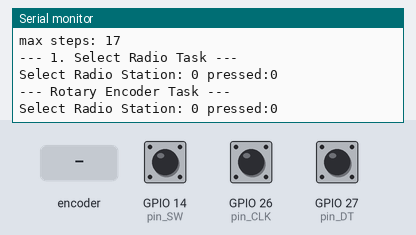
A program run on a simulated ESP32. Parts: the last lines printed to the serial monitor. Inputs (shaded band) come from the test bench; at power-on: GPIO 14 (pin_SW) HIGH, GPIO 26 (pin_CLK) HIGH, GPIO 27 (pin_DT) HIGH.

Above: at 2.2 s.
2.3 s: rotary encoder on GPIO 26 (pin_CLK) / GPIO 27 (pin_DT) turned 1 step (first pin leading)
At 3.7 s:
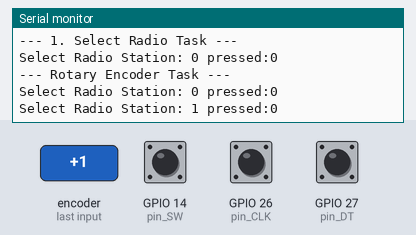
4.0 s: GPIO 14 (pin_SW) pulled LOW for 0.15 s
At 5.4 s:
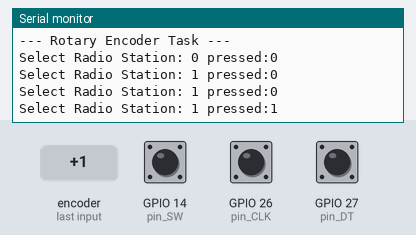
5.6 s: rotary encoder on GPIO 26 (pin_CLK) / GPIO 27 (pin_DT) turned 1 step (first pin leading)
At 6.8 s:
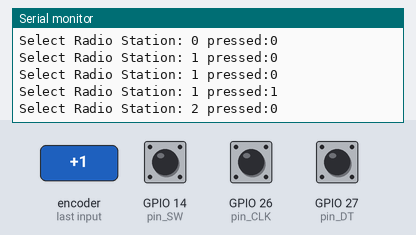
7.3 s: GPIO 14 (pin_SW) pulled LOW for 1 s
At 8.8 s:
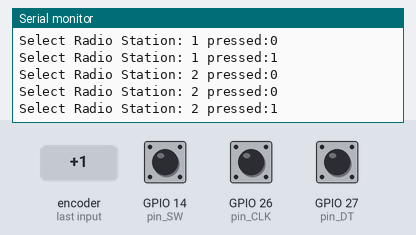
Timing chart, 0 to 10.3 s (numbered marks = the images above; inputs shaded):
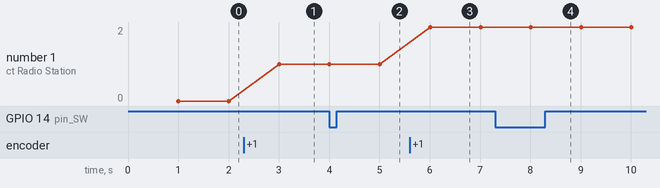

Measured:
- after the input at 2.3 s, the serial monitor: prints a new line after 0.71 s (image 1)
- after the input at 4.0 s, the serial monitor: prints a new line after 1.0 s (image 2)
- after the input at 5.6 s, the serial monitor: prints a new line after 0.41 s (image 3)
- after the input at 7.3 s, the serial monitor: prints a new line after 0.71 s (image 4)
- plotted number 1: 1 → 2 after the input at 5.6 s

The program:

main.cpp
```cpp
#include <tasksConfig.h>
#include <createAllTasks.h>

// Initialize the semaphore defined in rotaryEncoderTask.h to protect the
// struct Coder.
//
SemaphoreHandle_t sMutex = NULL;


void setup()
{
  Serial.begin(115200);
  vTaskDelay(1000 / portTICK_PERIOD_MS);	// Stabilize serial

  Serial.println("\n--- Encoder Station FreeRTOS 00 ---\n");

  pinMode(pin_CLK, INPUT_PULLUP);
  pinMode(pin_DT, INPUT_PULLUP);
  pinMode(pin_SW, INPUT_PULLUP);

  Serial.printf("max steps: %d\n", MAX_INDEX);

  // Create the mutual exclusive semaphore
  //
  sMutex = xSemaphoreCreateMutex();

  createAllTasks();
}

void loop()
{}
```

createAllTasks.h
```cpp
/*
* Prototype for the init function
*/
#ifndef CREATE_ALL_TASKS_H
#define createAllTasks_h
void createAllTasks();

#endif
```

rotaryEncoderTask.h
```cpp
/*
* Protype and other specific for this task
*/
#ifndef ROTARY_ENCODER_TASK_H
#define rotaryEncoderTask_h

#define pin_CLK   26
#define pin_DT    27
#define pin_SW    14    // Is 34 by default HIGH?
#define MAX_INDEX 17    // 17 Radio Stations
#define ENC_STEPS  4    // Number of steps between detents

// Define the semaphore here and give it a value in main.cpp so it
// can be used in this task.
//
extern SemaphoreHandle_t sMutex;

// These are the only valid steps when:
// coder pin_A [pin_CLK] H  L  L  H  H
// coder pin_B [pin_DT]  H  H  L  L  H
//	CW encoder movement: 3->1->0->2->3
// CCW encoder movement: 3<-1<-0<-2<-3
//
// The 4 encoder steps between each detent are
// represented in the STATE_MATRIX array below:
//					  newState =
//					  0   1   2   3
//	oldState = 0 => { 0, -1,  1,  0},
//	oldState = 1 => { 1,  0,  0, -1},
//	oldState = 2 => {-1,  0,  0,  1},
//	oldState = 3 => { 0,  1, -1,  0}
//
// int STATE_MATRIX[4][4] = {
// 		{ 0, -1,  1,  0},
// 		{ 1,  0,  0, -1},
// 		{-1,  0,  0,  1},
// 		{ 0,  1, -1,  0}
// };

void rotaryEncoderTask(void *param);

#endif
```

selectRadioTask.h
```cpp
/*
* Protype and other specifics for this task
*/
#ifndef SELECT_RADIO_TASK_H
#define selectRadioTask_h

void selectRadioTask(void * param);
//void processRadioSelection(struct Coder *pCoder);

#endif
```

createAllTasks.cpp
```cpp
#include <stdlib.h>
#include <tasksConfig.h>

void createAllTasks()
{
    // All xTaskCreate... goes here and utilize the macros created
    // in taskConfig.h

    // Be very carefull about the ordening of tasks because they
    // start running as soon as they're created.

    xTaskCreatePinnedToCore(
        rotaryEncoderTask,
        "Rotary Encoder Task",
        2048,
        NULL,
        1,
        NULL,
        1);

    xTaskCreatePinnedToCore(
        selectRadioTask,
        "Select Radio Task",
        4096,
        NULL,
        1,
        NULL,
        1);

}   // end createAllTasks()
```

rotaryEncoderTask.cpp
```cpp
/*
* Implementation of rotaryEncoderTask()
*
* This tasks job is to generate with the help of a rotary encoder the index
* to display a radio stations name. After pressing the encoder's switch the
* index is then used to change to that radio station.
* Display and change of the radio station are handled in a separate task.
*/
#include <tasksConfig.h>
#include <stdint.h>     // for uint8_t

// This initialization of the struct Coder allocates memory for the variable
// "coder" and initializes it with values: 0 and false.
//
struct Coder coder = {0, false};
//struct Coder *pCoder;

void rotaryEncoderTask(void *param)
{
    uint8_t pin_A, pin_B, oldState, newState, oldCoderIndex, newCoderIndex;
    long int dirIndex = 0;	// signed integer

    // The purpose and use of this array is explained in the docs. And more
    // or less in rotaryEncoderTask.h
    //
    int STATE_MATRIX[4][4] = {
            { 0, -1,  1,  0},
            { 1,  0,  0, -1},
            {-1,  0,  0,  1},
            { 0,  1, -1,  0}
    };

    // From one detent to another there are 4 steps
    //
    pin_B = digitalRead(pin_DT);		// pin_B = 0 | 1
    pin_A = digitalRead(pin_CLK);		// pin_A = 0 | 1

    oldState = (pin_B | (pin_A << 1)); 	// CW: 3, 1, 0, 2, 3
    oldCoderIndex = 0;
    newCoderIndex = 0;

    Serial.printf("\n--- Rotary Encoder Task ---\n");

    // For-Ever-Loop
    // =============
    //
    for(;;)
    {
        pin_B = digitalRead(pin_DT);		// pin_B = 0 | 1
        pin_A = digitalRead(pin_CLK);		// pin_A = 0 | 1
        newState = (pin_B | (pin_A << 1)); 	// 3, 1, 0, 2

        if (oldState != newState)
        {
            // The encoder has been rotated. Between each detent it runs through
            // all ENC_STEPS. While turning right [CW] incrementing dirIndex.
            //
            dirIndex += STATE_MATRIX[oldState][newState];
            //Serial.printf("dirIndex: %ld\n", dirIndex);

            if (newState == 3)
            {
                // newCoderIndex * 4 = dirIndex
                //
                newCoderIndex = (dirIndex >> 2);
                //Serial.printf("1. newCoderIndex: %d dirIndex: %ld\n\n",
                //                              newCoderIndex, dirIndex);

                // The occurence of -ENC_STEPS takes place when rotating the
                // coder CCW. Then newCoderIndex should change from MAX_INDEX
                // to (MAX_INDEX -1) and when rotating CCW continues, it should
                // remain counting down.
                //
                if (dirIndex == -ENC_STEPS)
                {
                    newCoderIndex = MAX_INDEX;
                    dirIndex      = MAX_INDEX * ENC_STEPS;
                }

                if (newCoderIndex > MAX_INDEX)
                {
                    newCoderIndex = 0;
                    dirIndex      = 0;
                }

                if (oldCoderIndex != newCoderIndex)
                {
                    // This is the value of newCoderIndex we can use as index
                    // to select a new radio station.
                    // Here we can switch to another task to update the display
                    // of a radio stations name. We protect this with a mutex.
                    //
                    //Serial.printf("Rotary newCoderIndex: %d\n", newCoderIndex);

                    if (sMutex != NULL)
                    {
                        if (xSemaphoreTake(sMutex, (TickType_t) 10) == pdTRUE)
                        {
                            coder.index  = newCoderIndex;
                            coder.select = false;
                            // pCoder->index  = newCoderIndex;
                            // pCoder->select = false;
                            // When done
                            xSemaphoreGive(sMutex);

                            // taskYIELD() is used to request a context switch
                            // to another task.
                            taskYIELD();
                        }
                        // If the semaphore could not be obained within 10 ticks
                        // just move on.
                    }   // end if sMutex

                    // Serial.printf("Rotary coder.index: %d coder.select: %d\n",
                    //                                 coder.index, coder.select);

                    oldCoderIndex = newCoderIndex;

                }   // end if oldCoderIndex

            }	// end if (newState == 3)

            oldState = newState;

        }	// end if (oldState != NewState)

        // Check for the encoder switch pressed to change to another radio
        // station.
        //
        if (digitalRead(pin_SW) == LOW)
        {
            // In here we must switch to another task to update the change
            // to another radio station. We protect this with a mutex
            //
            vTaskDelay(500 / portTICK_PERIOD_MS);

            if (sMutex != NULL)
            {
                if (xSemaphoreTake(sMutex, (TickType_t) 10) == pdTRUE)
                {
                    // pCoder->select = true;
                    coder.select = true;
                    xSemaphoreGive(sMutex);

                    // taskYIELD() is used to request a context switch
                    // to another task.
                    taskYIELD();
                }
                // If the semaphore could not be obained within 10 ticks
                // just move on.
            }   // end if sMutex

        }   // if end digitalRead()

    }   // end for-ever-loop()

}   // end rotaryEncoderTask(void *param)
```

selectRadioTask.cpp
```cpp
/*
* Implementation of selectRadioTask()
*
* This tasks job is to generate with the help of a rotary encoder the index
* to display a radio stations name. After pressing the encoder's switch the
* index is then used to change to that radio station.
* Display and change of the radio station are handled in a separate task.
*/
#include <tasksConfig.h>
//#include <radioStations.h>
//#include <stdint.h>     // for uint8_t


void selectRadioTask(void *param)
{
  Serial.printf("\n--- 1. Select Radio Task ---\n");

  // for-ever-loop
  // =============
  //
  for (;;)
  {
    // Serial.printf("--- 2. Select Radio Task ---\n");

    if (sMutex != NULL)
    {
      if (xSemaphoreTake(sMutex, (TickType_t) 10) == pdTRUE)
      {
        Serial.printf("Select Radio Station: %d pressed:%d\n",
                                coder.index, coder.select);

        //processRadioSelection(pCoder);

        xSemaphoreGive(sMutex);
      }

    } // end if-mutex

    // Serial.printf("\nRadio Station: %d pressed:%d\n",
    //                         coder.index, coder.select);

    vTaskDelay(1000 / portTICK_PERIOD_MS);

  } // end for-ever-loop()

}   // end selectRadioTask()

/*
* Laad aan de hand van pCoder->index de betreffende struct met radio
* station gegevens uit de array met radio stations.
* Als een radio station is geselecteerd: if (pCoder.select)
*   Maak contact met dat radio station en speel het af
*   Dit is een actie die we overdragen aan een andere task
* else
*   Als indexOudRadioStation != indexNewRadioStation
*       Laad de struct met gegevens van het nieuwe radio station
*       Toon de naam van het radio station
*   end
* end
*/
// void processRadioSelection(struct Coder *pCoder)
// {
//     Serial.printf("\nRadioStat.host: %s\n", sRadioStat[pCoder->index].host);
//     Serial.printf("RadioStat.path: %s\n", sRadioStat[pCoder->index].path);
//     Serial.printf("RadioStat.port: %d\n", sRadioStat[pCoder->index].port);
//     Serial.printf("RadioStat.name: %s\n", sRadioStat[pCoder->index].name);
//     Serial.printf("RadioStat.meta: %d\n", sRadioStat[pCoder->index].meta);

// }   // end processRadioSelection()
```

tasksConfig.h
```cpp
/*
* Put all config for the whole project here.
* Define all macros for the project
*/
#ifndef TASKS_CONFIG_H
#define tasksConfig_h

#include <arduino.h>   // Equal to: #include <FreeRTOS.h>
#include <rotaryEncoderTask.h>
#include <selectRadioTask.h>

// A struct to "transport" variables to the task that is responsible for
// displaying a radio stations name indicated by "index" and to change to
// the selected radio station when the encoder switch is pressed.
//
struct Coder {
    uint8_t index;      // index of this radio station to display
    bool    select;     // radio station with this index to play
};

// We want to access the variable "coder" in another file.
// So, we ADDITIONALLY add a DECLARATION in a header file:
// The keyword extern basically says: “This is JUST a DECLARATION”.
// "coder" is initialized in rotaryEncoderTask.cpp
//
extern Coder coder;
//extern Coder *pCoder;

#endif
```
